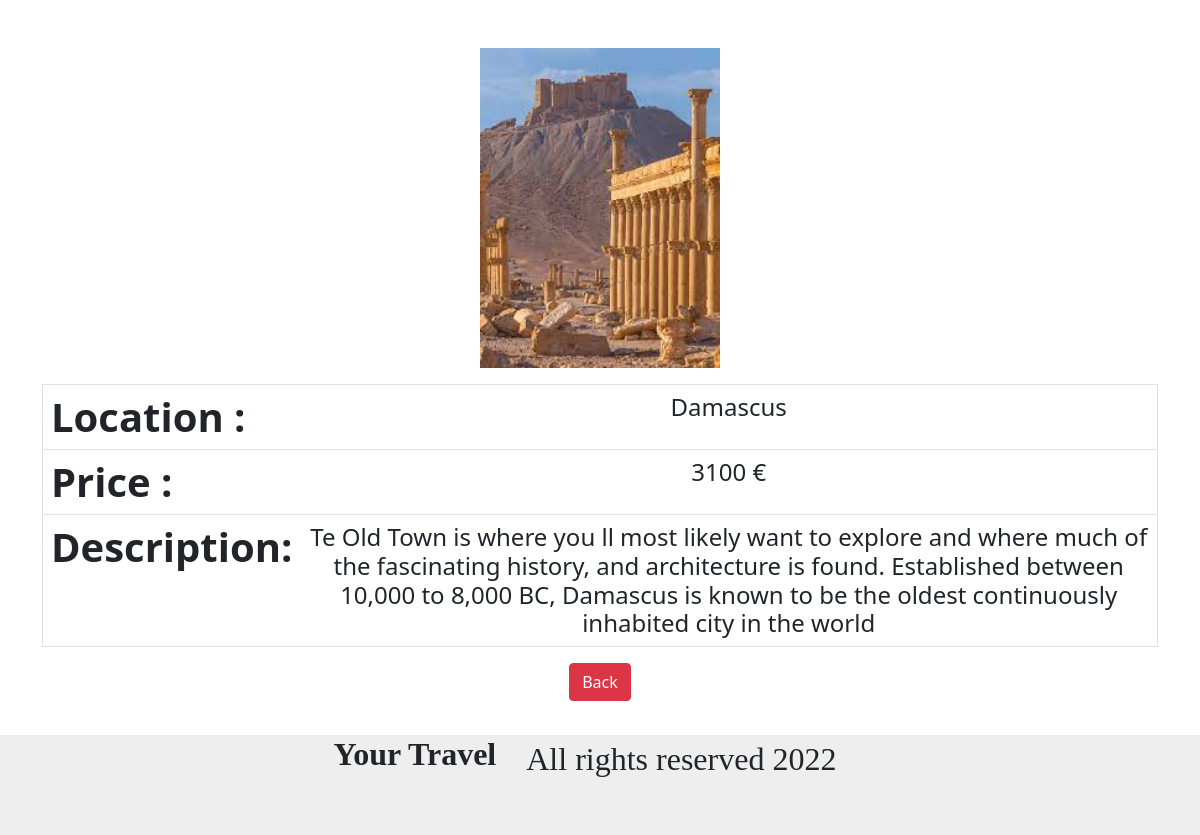
The page /more.php?id=1 on the database its author committed.
### tables this page shows
CREATE TABLE `trips` (
  `id` int(25) NOT NULL,
  `picture` varchar(255) NOT NULL,
  `location` varchar(150) NOT NULL,
  `price` varchar(11) NOT NULL,
  `description` varchar(250) NOT NULL
);

### more.php (the view, shortened to what this page needs)
<?php
require_once 'actions/db_connect.php';
if ($_GET['id']) {
    $id = $_GET['id'];
    $sql = "SELECT * FROM trips WHERE id = $id" ;
    $result = mysqli_query($conn,$sql);
    if(mysqli_num_rows($result)== 1) {
        $data=mysqli_fetch_assoc($result);
    } else {
        header("location: error.php");
    }
 } else {
    header( "location: error.php");
 }
?>
<!DOCTYPE html>
<html lang="en">
<head>
    <link rel="stylesheet" href="HTML/style.css">
    <link href="https://cdn.jsdelivr.net/npm/bootstrap@5.1.3/dist/css/bootstrap.min.css" rel="stylesheet">
</head>
<body>
    <div class="d-flex justify-content-center align-items-center mt-5 mb-2"
     style="background-image: url(pictures/<?php echo $data["picture"]?>); height: 40vh;
     background-size: contain; background-repeat: no-repeat; background-position: center;">
    </div>
    <div class="container">
        <div class="class=d-flex flex-column align-items-center py-2">
            <table class='table border border-4-light'>
                <tr>
                    <th class="h1 fw-bold ">Location :</th>
                    <td class="h4 text-center "><?php echo $data['location']?></td>
                </tr>
                <tr>
                    <th class="h1 fw-bold ">Price :</th>
                    <td class="h4 text-center "><?php echo $data['price'] ?> €</td>
                </tr>
                <tr>
                    <th class="h1 fw-bold ">Description:</th>
                    <td class="h4 text-center "> <?php echo $data['description']?> </td>
                </tr>
            </table>
            <div class="d-flex justify-content-center my-3">
                <a href="index.php" class='btn btn-danger'>Back</a>
            </div>
        </div>
    </div>
    <?php
        require_once 'HTML/footer.php';
    ?>
</body>
</html>

### HTML/footer.php
<div class="footer">
    <h3>Your Travel </h3>
    <br>
    <p>All rights reserved 2022</p>
</div>

### HTML/style.css (style rules this page uses)
* { margin: 0; padding: 0; box-sizing: border-box; }
.container { margin: 0 auto; padding-left: 15px; padding-right: 15px; }
.footer { display: flex; justify-content: center; background-color: #eee; margin-top: 10px; height: 100px; max-width: 100%; }
.footer p { margin-bottom: 0; font-size: 2rem; font-family: fantasy; padding-right: 30px; }
.footer h3 { margin-bottom: 0; font-size: 2rem; font-family: fantasy; padding-right: 30px; font-weight: 900; }

### rows shown on the page
trips: picture (picture), location "Damascus", price "3100", description "Te Old Town is where you ll most likely want to explore and where much of the fascinating history, and architecture is found. Established between 10,000 to 8,000 BC, Damascus is known to be the oldest continuously inhabited city in the world"
